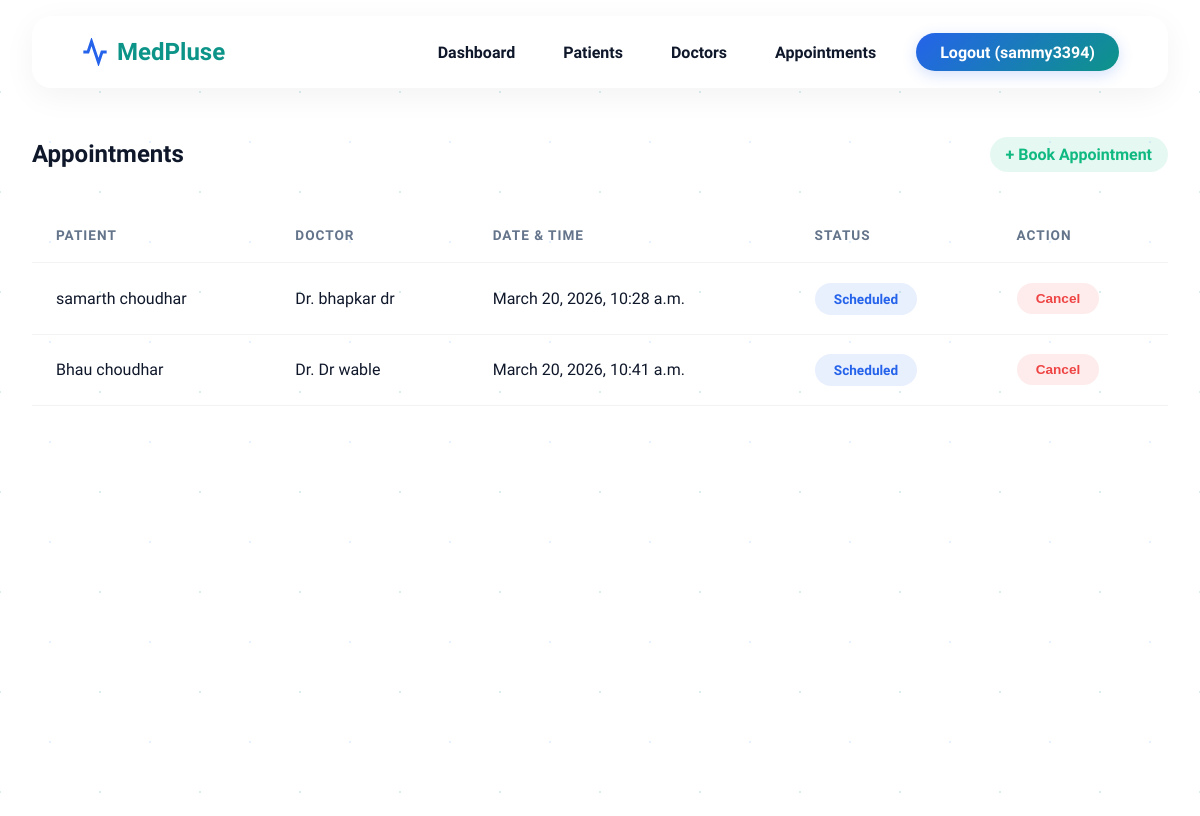
/appointments/ (signed in), run on the app's committed database.
### accounts/models.py (models this page shows)
class CustomUser(AbstractUser):
    ROLE_CHOICES = (
        ('admin', 'Admin'),
        ('doctor', 'Doctor'),
        ('patient', 'Patient'),
    )
    role = models.CharField(max_length=10, choices=ROLE_CHOICES, default='patient')

### appointments/models.py (models this page shows, shortened)
class Appointment(models.Model):
    STATUS_CHOICES = [
        ('scheduled', 'Scheduled'),
        ('completed', 'Completed'),
        ('cancelled', 'Cancelled')
    ]
    patient = models.ForeignKey(Patient, on_delete=models.CASCADE)
    doctor = models.ForeignKey(Doctor, on_delete=models.CASCADE)
    date = models.DateTimeField()
    status = models.CharField(max_length=20, choices=STATUS_CHOICES, default='scheduled')

### patients/models.py (models this page shows, shortened)
class Patient(models.Model):
    GENDER_CHOICES = [('M', 'Male'), ('F', 'Female'), ('O', 'Other')]
    user = models.OneToOneField(CustomUser, on_delete=models.CASCADE, limit_choices_to={'role': 'patient'}, null=True, blank=True)
    name = models.CharField(max_length=100)
    age = models.PositiveIntegerField()
    gender = models.CharField(max_length=1, choices=GENDER_CHOICES)
    contact = models.CharField(max_length=15)
    medical_history = models.TextField(blank=True, null=True)

### doctors/models.py (models this page shows, shortened)
class Doctor(models.Model):
    user = models.OneToOneField(CustomUser, on_delete=models.CASCADE, limit_choices_to={'role': 'doctor'}, null=True, blank=True)
    name = models.CharField(max_length=100)
    specialization = models.CharField(max_length=100)
    availability = models.CharField(max_length=100) # e.g. "Mon-Fri 09:00 AM - 05:00 PM"

### appointments/views.py (the view)
# urls.py: path('', views.appointment_list, name='appointment_list'),
@login_required
def appointment_list(request):
    appointments = Appointment.objects.all().order_by('date')
    return render(request, 'appointments/appointment_list.html', {'appointments': appointments})

### templates/appointments/appointment_list.html (shortened to what this page needs)
{% extends 'base.html' %}
{% block content %}
<div style="display: flex; justify-content: space-between; align-items: center;">
    <h2>Appointments</h2>
    <a href="{% url 'appointment_create' %}" class="badge completed" style="text-decoration: none; padding: 8px 16px; font-size: 1rem;">+ Book Appointment</a>
</div>
<table class="data-table" style="margin-top: 20px;">
    <thead>
        <tr>
            <th>Patient</th>
            <th>Doctor</th>
            <th>Date & Time</th>
            <th>Status</th>
            <th>Action</th>
        </tr>
    </thead>
    <tbody>
        {% for appt in appointments %}
        <tr>
            <td>{{ appt.patient.name }}</td>
            <td>Dr. {{ appt.doctor.name }}</td>
            <td>{{ appt.date|date:"F j, Y, P" }}</td>
            <td><span class="badge {{ appt.status }}">{{ appt.status|title }}</span></td>
            <td>
                {% if appt.status == 'scheduled' %}
                <form action="{% url 'appointment_cancel' appt.pk %}" method="POST" style="display: inline;">
                    <button type="submit" class="badge cancelled" style="border: none; cursor: pointer;">Cancel</button>
                </form>
                {% endif %}
            </td>
        </tr>
        {% empty %}
        <tr><td colspan="5">No appointments found.</td></tr>
        {% endfor %}
    </tbody>
</table>
{% endblock %}

### templates/base.html (shortened to what this page needs)
<!DOCTYPE html>
<html lang="en">
<head>
    {% load static %}
    <link rel="stylesheet" href="{% static 'css/style.css' %}">
</head>
<body>
    <div class="bg-particles"></div>
    <nav class="navbar glass">
        <div class="logo">
            <svg class="heartbeat-anim" viewBox="0 0 24 24" width="28" height="28" stroke="currentColor"
                stroke-width="2.5" fill="none">
                <path d="M22 12h-4l-3 9L9 3l-3 9H2" />
            </svg>
            MedPluse
        </div>
        <ul class="nav-links" id="nav-links">
            <li><a href="{% url 'home' %}">Dashboard</a></li>
            <li><a href="{% url 'patient_list' %}">Patients</a></li>
            <li><a href="{% url 'doctor_list' %}">Doctors</a></li>
            <li><a href="{% url 'appointment_list' %}">Appointments</a></li>
            {% if user.is_authenticated %}
            <li class="no-underline"><a href="{% url 'logout' %}" class="btn-primary">Logout ({{ user.username }})</a>
            </li>
            {% else %}
            <li class="no-underline"><a href="{% url 'login' %}" class="btn-primary">Login</a></li>
            {% endif %}
        </ul>
    </nav>
    <div class="container fade-in">
        {% block content %}{% endblock %}
    </div>
</body>
</html>

### static/css/style.css (style rules this page uses)
:root { --bg-main: #f0f7f9; --primary-blue: #2563eb; --light-blue: #60a5fa; --teal: #0d9488; --soft-green: #10b981; --text-dark: #0f172a; --text-light: #64748b; --glass-bg: rgba(255, 255, 255, 0.75); --glass-border: rgba(255, 255, 255, 0.5); --glass-shadow: 0 8px 32px rgba(15, 23, 42, 0.05); }
body { font-family: 'Plus Jakarta Sans', sans-serif; background: radial-gradient(circle top left, #e0f2fe 0%, #f0fdfa 100%); background-attachment: fixed; color: var(--text-dark); margin: 0; min-height: 100vh; overflow-x: hidden; scroll-behavior: smooth; }
.bg-particles { position: fixed; top: -50%; left: -50%; right: -50%; bottom: -50%; background-image: radial-gradient(var(--light-blue) 1px, transparent 1px), radial-gradient(var(--teal) 1px, transparent 1px); background-size: 100px 100px; background-position: 0 0, 50px 50px; opacity: 0.15; z-index: -1; animation: bgMove 120s linear infinite; pointer-events: none; }
.glass { background: var(--glass-bg); backdrop-filter: blur(16px); -webkit-backdrop-filter: blur(16px); border: 1px solid var(--glass-border); border-radius: 16px; box-shadow: var(--glass-shadow); }
.navbar { position: sticky; top: 0; z-index: 1000; display: flex; justify-content: space-between; align-items: center; padding: 1rem 3rem; margin: 1rem 2rem 2rem 2rem; border-radius: 20px; }
.logo { font-size: 1.5rem; font-weight: 700; color: var(--teal); display: flex; align-items: center; gap: 8px; }
.heartbeat-anim { animation: pulseIcon 2s infinite; color: var(--primary-blue); }
.nav-links { display: flex; gap: 2rem; list-style: none; margin: 0; padding: 0; align-items: center; }
.nav-links a { text-decoration: none; color: var(--text-dark); font-weight: 600; position: relative; padding: 0.5rem; transition: color 0.3s; }
.nav-links a::after { content: ''; position: absolute; bottom: 0; left: 0; width: 0; height: 3px; background: linear-gradient(90deg, var(--primary-blue), var(--teal)); border-radius: 2px; transition: width 0.3s ease; }
.btn-primary { background: linear-gradient(135deg, var(--primary-blue), var(--teal)); color: white !important; padding: 0.6rem 1.5rem !important; border-radius: 30px !important; font-weight: 600; transition: all 0.3s ease !important; border: none; display: inline-block; cursor: pointer; box-shadow: 0 4px 15px rgba(37, 99, 235, 0.2); }
.btn-primary::after { display: none !important; }
.container { max-width: 1200px; margin: 0 auto; padding: 0 2rem 2rem 2rem; }
.fade-in { animation: fadeIn 0.8s ease-out; }
form { width: 100%; }
.data-table { width: 100%; border-collapse: separate; border-spacing: 0; }
.data-table th, .data-table td { padding: 1.2rem 1.5rem; text-align: left; border-bottom: 1px solid rgba(15, 23, 42, 0.05); }
.data-table th { color: var(--text-light); font-weight: 600; text-transform: uppercase; font-size: 0.85rem; letter-spacing: 1px; }
.data-table tbody tr { transition: all 0.3s ease; cursor: pointer; }
.status-badge, .badge { padding: 0.5rem 1.2rem; border-radius: 20px; font-size: 0.85rem; font-weight: 600; display: inline-block; text-align: center; border: none; cursor: pointer; transition: transform 0.2s; }
.scheduled { background: rgba(37,99,235,0.1); color: var(--primary-blue); }
.completed { background: rgba(16,185,129,0.1); color: var(--soft-green); }
.cancelled { background: rgba(239,68,68,0.1); color: #ef4444; }

### data on the page
CustomUser: username "sammy3394"
Appointment: patient.name "samarth choudhar", doctor.name "bhapkar dr", date "March 20, 2026, 10:28 a.m.", status "Scheduled", shows "Cancel"
Appointment: patient.name "Bhau choudhar", doctor.name "Dr wable", date "March 20, 2026, 10:41 a.m.", status "Scheduled", shows "Cancel"
